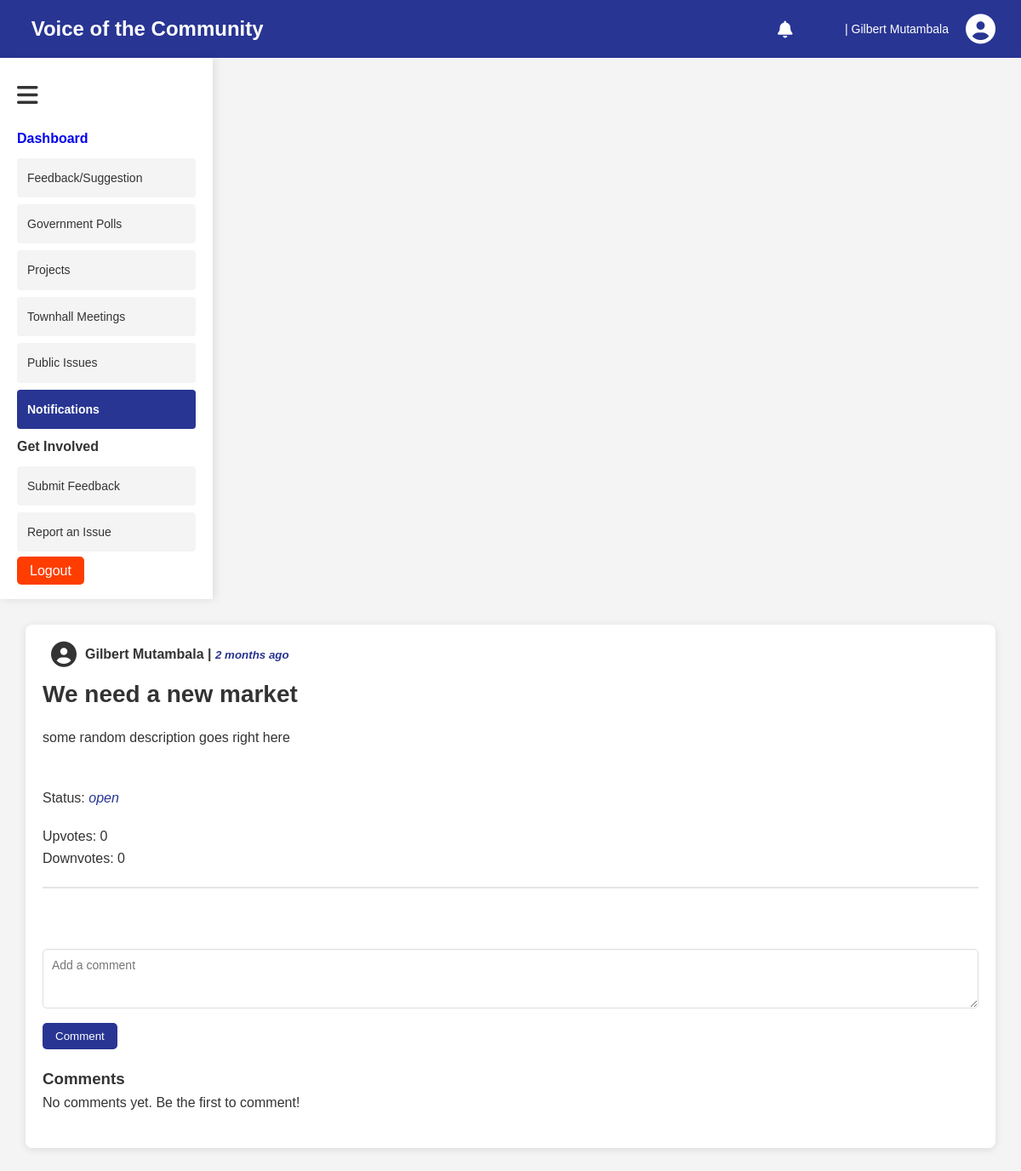
/comments.php?suggestion_id=1 (signed in), run on the app's committed database.
### tables this page shows
CREATE TABLE `feedback_suggestions` (
  `suggestion_id` int(11) NOT NULL,
  `user_id` int(11) NOT NULL,
  `title` varchar(255) NOT NULL,
  `description` text NOT NULL,
  `submission_date` timestamp NOT NULL DEFAULT current_timestamp(),
  `upvotes` int(11) DEFAULT 0,
  `downvotes` int(11) DEFAULT 0,
  `status` enum('open','under review','implemented','rejected','closed') DEFAULT 'open',
  `priority` tinyint(1) DEFAULT 0
);

CREATE TABLE `users` (
  `user_id` int(11) NOT NULL,
  `first_name` varchar(50) NOT NULL,
  `last_name` varchar(50) NOT NULL,
  `email` varchar(100) NOT NULL,
  `password_hash` varchar(255) NOT NULL,
  `role` enum('citizen','official','moderator') DEFAULT 'citizen',
  `registration_date` timestamp NOT NULL DEFAULT current_timestamp()
);

### functions.php (called while the page is built, shortened)
<?php
function timeAgo($datetime, $full = false) {
    $now = new DateTime();
    $ago = new DateTime($datetime);
    $diff = $now->diff($ago);
    $diff->w = floor($diff->d / 7);
    $diff->d -= $diff->w * 7;
    $string = [];
    $units = [
        'y' => 'year',
        'm' => 'month',
        'w' => 'week',
        'd' => 'day',
        'h' => 'hour',
        'i' => 'minute',
        's' => 'second',
    ];
    foreach ($units as $key => &$val) {
        if ($diff->$key) {
            $string[] = $diff->$key . ' ' . $val . ($diff->$key > 1 ? 's' : '');
        }
    }
    if (!$full) $string = array_slice($string, 0, 1);
    return $string ? implode(', ', $string) . ' ago' : 'just now';
}
?>

### comments.php (the view, shortened to what this page needs)
<?php
require 'db.php';
include 'functions.php';
$suggestion_id = $_GET['suggestion_id'];
$stmt = $pdo->prepare("
    SELECT fs.*, u.first_name, u.last_name
    FROM feedback_suggestions fs
    JOIN users u ON fs.user_id = u.user_id
    WHERE fs.suggestion_id = ?
");
$stmt->execute([$suggestion_id]);
$suggestion = $stmt->fetch(PDO::FETCH_ASSOC);
$stmt = $pdo->prepare("
    SELECT comments.comment_text, comments.comment_date, users.first_name, users.last_name
    FROM comments
    JOIN users ON comments.user_id = users.user_id
    WHERE comments.suggestion_id = ?
");
$stmt->execute([$suggestion_id]);
$comments = $stmt->fetchAll(PDO::FETCH_ASSOC);
?>
<!DOCTYPE html>
<html lang="en">
<head>
    <link rel="stylesheet" href="../assets/css/theme.css">
    <link rel="stylesheet" href="../assets/fontawesome-free-6.6.0-web/css/all.css">
</head>
<body>
    <div class="main-container">
        <?php include 'user.php';?>
        <div class="display-section">
            <?php include 'side_panel.php';?>
            <div class="main-panel">
            <div class="panel-section feedback">
                <div class="user-feed">
                        <div class="post">
                            <div class="post-head">
                                <i class="fa fa-user-circle circle"></i>
                                <h4><?php echo htmlspecialchars($suggestion['first_name'] . ' ' . $suggestion['last_name']); ?> | <small class="highlight"><?php echo timeAgo($suggestion['submission_date']); ?></small></h4>
                            </div>
                        </div>
                        <h1><?php echo htmlspecialchars($suggestion['title']); ?></h1>
                        <?php
                            $post_paragraphs = explode('\n', $suggestion['description']);
                            foreach($post_paragraphs as $p) {
                                if ($p != '') {
                                    echo "<p> " .$p. "</p>";
                                }
                            }
                            ?>
                        <?php
                            $suggestion_id = $suggestion['suggestion_id'];
                            $upvotes_query = $pdo->prepare("SELECT * FROM feedback_votes WHERE vote_type = 'upvote' AND suggestion_id = ?");
                            $upvotes_query->execute([$suggestion_id]);
                            $upvote_count = $upvotes_query->rowCount();
                            $downvotes_query = $pdo->prepare("SELECT * FROM feedback_votes WHERE vote_type = 'downvote' AND suggestion_id = :suggestion_id");
                            $downvotes_query->execute(['suggestion_id' => $suggestion_id]);
                            $downvote_count = $downvotes_query->rowCount();
                        ?>
                        <br>
                        <p>Status: <span class="highlight"><?php echo htmlspecialchars($suggestion['status'])?></span></p>
                        <div class="votes">
                            <div class="upvotes"> Upvotes: <?php echo htmlspecialchars($upvote_count); ?> </div>
                            <div class="downvotes"> Downvotes: <?php echo htmlspecialchars($downvote_count); ?> </div>
                        </div>
                        <hr>
                        <br>
                        <br>
                        <div class="add-comment">
                            <form action="comments.php?suggestion_id=<?php echo $suggestion_id; ?>" method="post">
                                <div class="flex">
                                    <textarea name="comment_text" rows="3" placeholder="Add a comment" required></textarea>
                                    <p><input type="submit" value="Comment" class="btn-submit" style="width: fit-content;"></p>
                                </div>
                            </form>
                        </div>
                        <div class="interactions">
                            <h3>Comments</h3>
                            <?php if (!empty($comments)): ?>
                                <?php foreach ($comments as $comment): ?>
                                    <div class="comment">
                                        <div class="post-by">
                                            <i class="fa fa-user-circle circle"></i>
                                            <h4><?php echo htmlspecialchars($comment['first_name'] . ' ' . $comment['last_name']); ?><br><small class="highlight"><?php echo timeAgo($comment['comment_date'])?></small></h4>
                                        </div>
                                        <div class="bubble">
                                            <?php echo htmlspecialchars($comment['comment_text']); ?>
                                        </div>
                                    </div>
                                <?php endforeach; ?>
                            <?php else: ?>
                                <p>No comments yet. Be the first to comment!</p>
                            <?php endif; ?>
                        </div>
                    </div>
                </div>
            </div>
            </div>
        </div>
</body>
</html>

### theme.css (style rules this page uses)
* { margin: 0; padding: 0; box-sizing: border-box; font-family: 'Arial', sans-serif; }
body { background-color: #f4f4f4; color: #333; line-height: 1.6; }
h1, h2, h3, h4 { color: #333; }
.main-container { display: flex; height: 100vh; flex-direction: column; }
.circle { font-size: 35px; margin-left: 10px; }
.btn-submit { background-color: #283593; color: white; border: none; padding: 8px 15px; border-radius: 5px; cursor: pointer; transition: background-color 0.3s ease; }
.main-panel { flex: 1; padding: 30px; }
.panel-section { background-color: white; padding: 20px; border-radius: 8px; box-shadow: 0px 2px 10px rgba(0, 0, 0, 0.1); margin-bottom: 20px; }
.panel-section h1 { font-size: 28px; margin-bottom: 15px; }
.panel-section p { font-size: 16px; margin-bottom: 20px; }
hr { margin: 20px 0; border: 0; border-top: 2px solid #e4e4e4; }
.post-head { display: flex; align-items: center; margin-bottom: 10px; }
.post-head i { font-size: 30px; margin-right: 10px; }
.post-head h4 { font-size: 16px; font-weight: bold; }
.highlight { color: #283593; font-style: italic; }
.user-feed textarea { width: 100%; padding: 10px; border-radius: 5px; border: 1px solid #ddd; font-size: 14px; margin-bottom: 10px; }
.user-feed .btn-submit { width: auto; }

### data on the page
feedback_suggestions: user.last_name "Gilbert Mutambala", submission_date "2 months ago", title "We need a new market", description "some random description goes right here", status "open"

### other printed values
$upvote_count "0"
$downvote_count "0"
